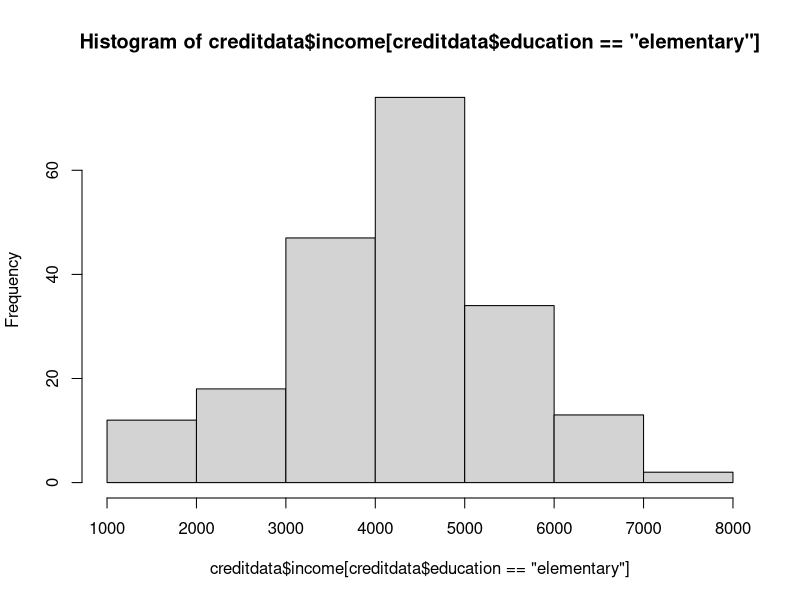
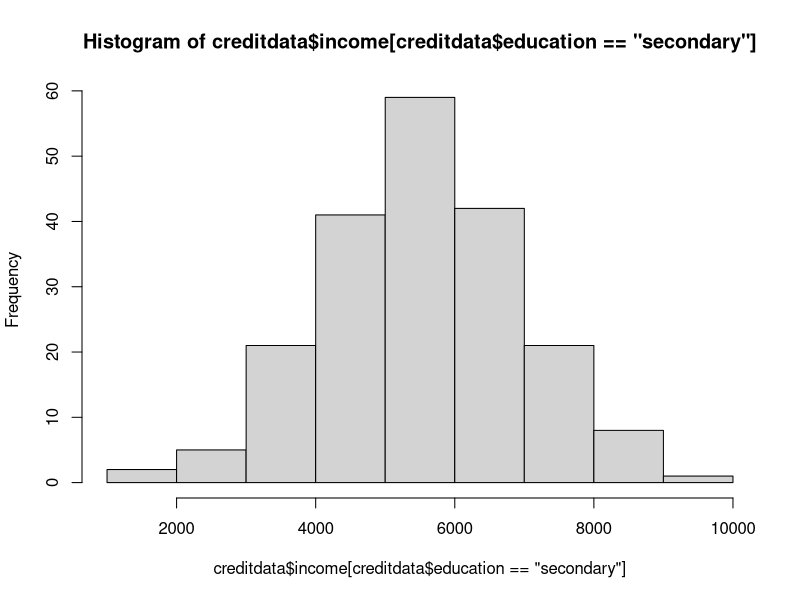
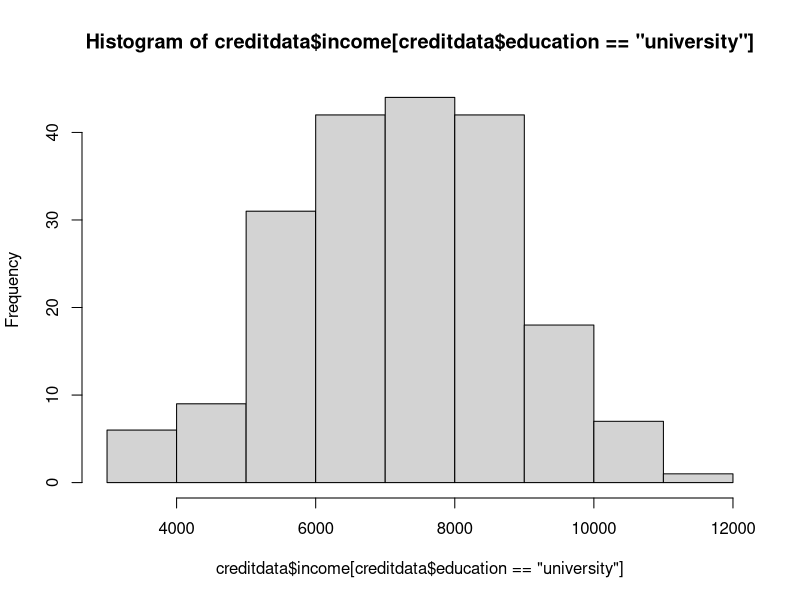
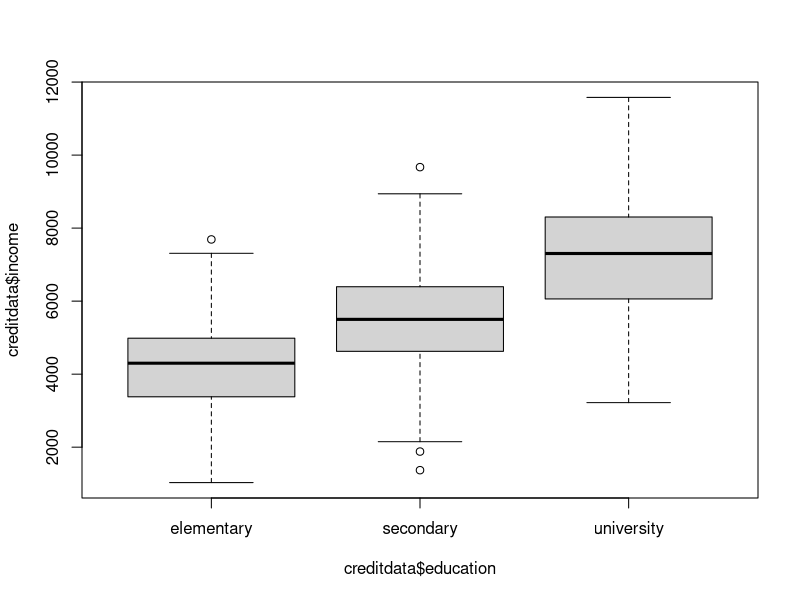
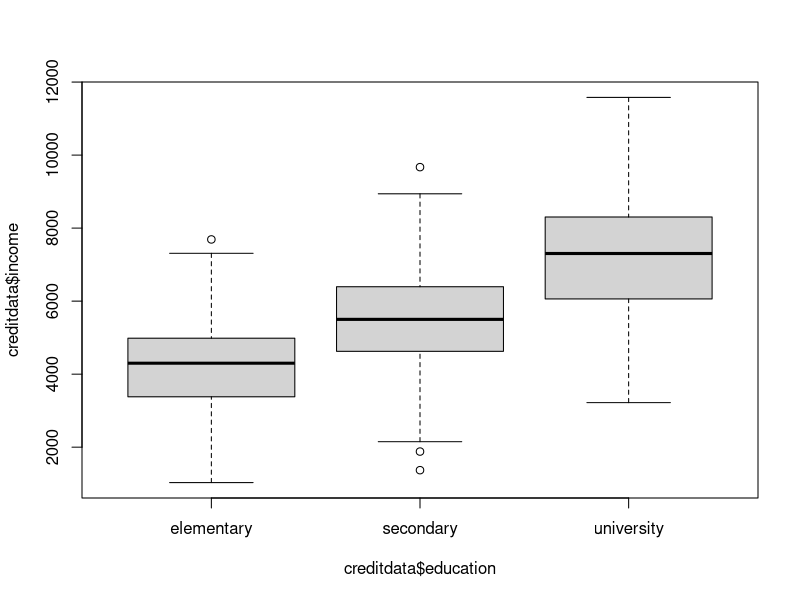
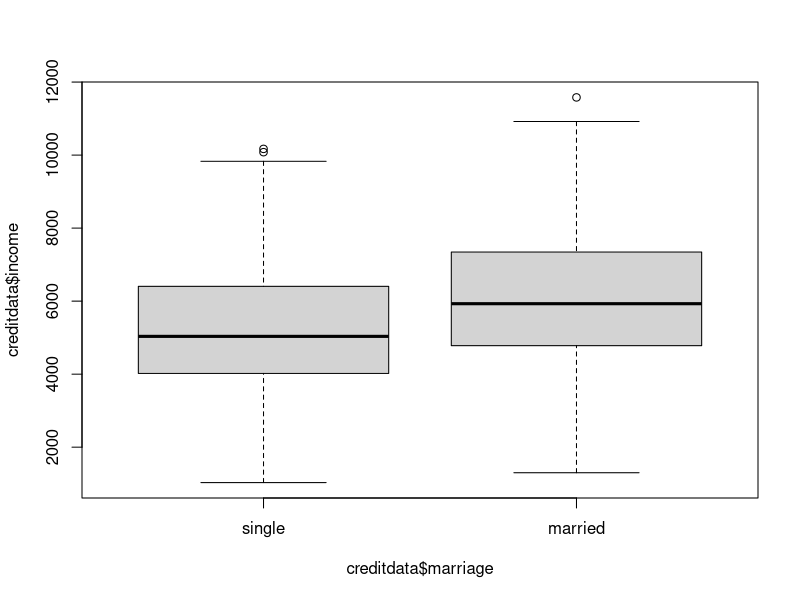
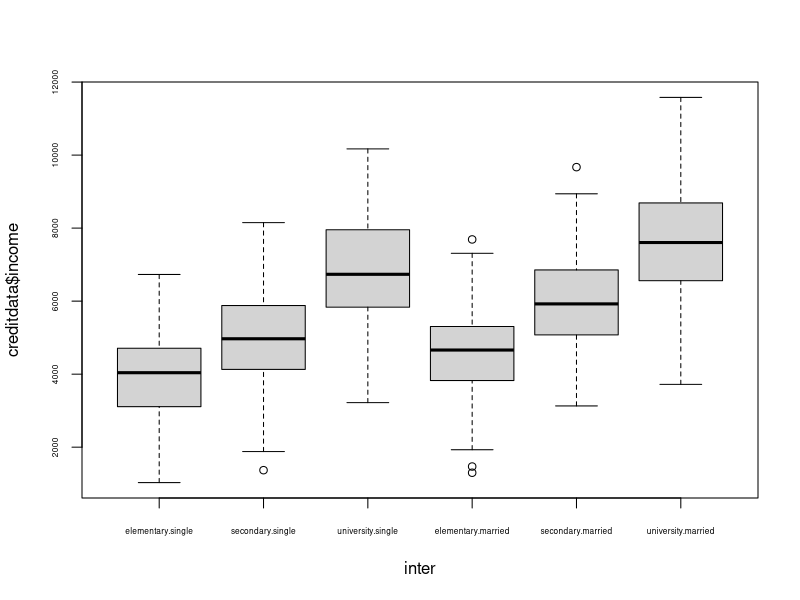
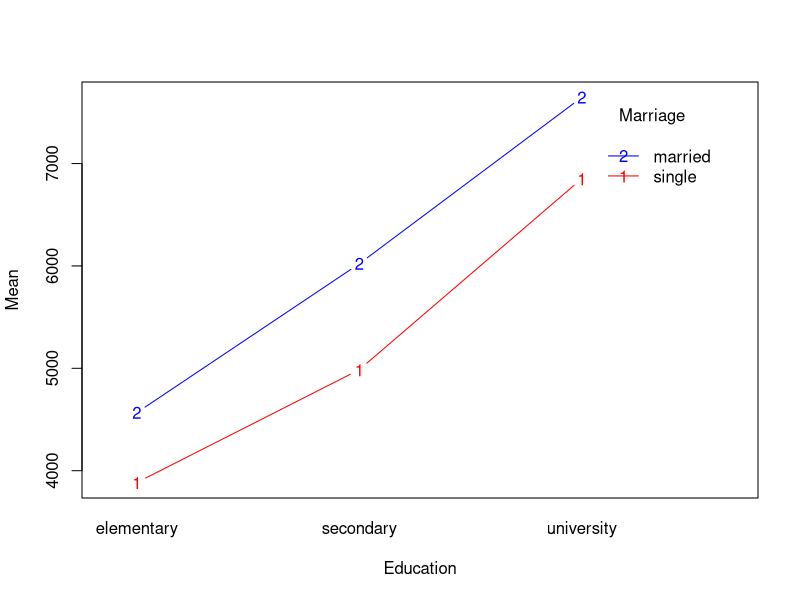

Reproduce these figures in R, in order.
## ---- chunk 1
knitr::opts_chunk$set(echo = TRUE)
## ---- chunk 2
# Read CSV file
creditdata = read.csv('creditdata.csv')
summary(creditdata)
## ---- chunk 3
# Data preprocessing
creditdata$education = factor(creditdata$education,levels = c(1,2,3),labels = c('elementary','secondary','university'))
creditdata$marriage = factor(creditdata$marriage,levels = c(1,2),labels = c('single','married'))
creditdata$apartment = factor(creditdata$apartment,levels = c(1,2),labels = c('rent','own'))
creditdata$default = factor(creditdata$default,levels = c(0,1),labels = c(FALSE,TRUE))
summary(creditdata)
## ---- chunk 4

require(nortest)
lillie.test(creditdata$income)

lillie.test(creditdata$income[creditdata$education=='elementary'])
lillie.test(creditdata$income[creditdata$education=='secondary'])
lillie.test(creditdata$income[creditdata$education=='university'])

hist(creditdata$income[creditdata$education=='elementary'])
hist(creditdata$income[creditdata$education=='secondary'])
hist(creditdata$income[creditdata$education=='university'])

## ---- chunk 5

# Testiranje homogenosti varijance uzoraka Bartlettovim testom
bartlett.test(creditdata$income ~ creditdata$education)

var((creditdata$income[creditdata$education=='elementary']))
var((creditdata$income[creditdata$education=='secondary']))
var((creditdata$income[creditdata$education=='university']))
## ---- chunk 6

# Graficki prikaz podataka
boxplot(creditdata$income ~ creditdata$education)

# Test
a = aov(creditdata$income ~ creditdata$education)
summary(a)
## ---- chunk 7

# Linearni model
model = lm(income ~ education, data = creditdata)
summary(model)
anova(model)
## ---- chunk 8

# Boxplot
boxplot(creditdata$income ~ creditdata$education) 
boxplot(creditdata$income ~ creditdata$marriage) 

inter = interaction(creditdata$education,creditdata$marriage)
boxplot(creditdata$income ~ inter,cex.axis=0.5)

# Bartlett's test of equality of variances
bartlett.test(creditdata$income ~ inter)
aggregate(creditdata$income, by=list(inter), FUN=var)
## ---- chunk 9

# Two-factor ANOVA test
a = aov(income ~ education * marriage, data = creditdata)
summary(a)
## ---- chunk 10

# Linear model
model = lm(income ~ education * marriage, data = creditdata)
summary(model)
anova(model)
## ---- chunk 11
interaction.plot(x.factor = creditdata$education,
                 trace.factor = creditdata$marriage,
                 response = creditdata$income,
                 fun = mean,
                 type = "b",
                 ylab = "Mean",
                 xlab = "Education",
                 col = c("red", "blue"),
                 lty = 1,
                 trace.label = "Marriage")
## ---- chunk 12
sigmoid = function(x) {
   1 / (1 + exp(-x))
}

x <- seq(-5, 5, 0.01)

plot(x,sigmoid(x))
## ---- chunk 13
require(caret)

logreg.mdl = glm(default ~ age + education + marriage + apartment + income + amount, data = creditdata, family = binomial())
summary(logreg.mdl)

Rsq = 1 - logreg.mdl$deviance/logreg.mdl$null.deviance
Rsq
## ---- chunk 14

yHat <- logreg.mdl$fitted.values >= 0.5
tab <- table(creditdata$default, yHat)

tab


accuracy = sum(diag(tab)) / sum(tab)
precision = tab[2,2] / sum(tab[,2])
recall = tab[2,2] / sum(tab[2,])
specificity = tab[1,1] / sum(tab[,1])

accuracy
precision
recall
specificity

## ---- chunk 15

logreg.mdl = glm(default ~ age + education + marriage + apartment + income + amount, data = creditdata, family = binomial())
summary(logreg.mdl)

logreg.mdl.2 = glm(default ~ age + education + marriage + apartment + income + amount + I(income/amount), data = creditdata, family = binomial())
summary(logreg.mdl.2)

anova(logreg.mdl, logreg.mdl.2, test = "LRT")
## ---- chunk 16

logreg.mdl.3 = glm(default ~ education + marriage + income + amount, data = creditdata, family = binomial())
summary(logreg.mdl.3)

anova(logreg.mdl, logreg.mdl.3, test = "LRT")
## ---- chunk 17

yHat <- logreg.mdl.3$fitted.values > 0.5
tab <- table(creditdata$default, yHat)

tab


accuracy = sum(diag(tab)) / sum(tab)
precision = tab[2,2] / sum(tab[,2])
recall = tab[2,2] / sum(tab[2,])
specificity = tab[1,1] / sum(tab[,1])

accuracy
precision
recall
specificity
